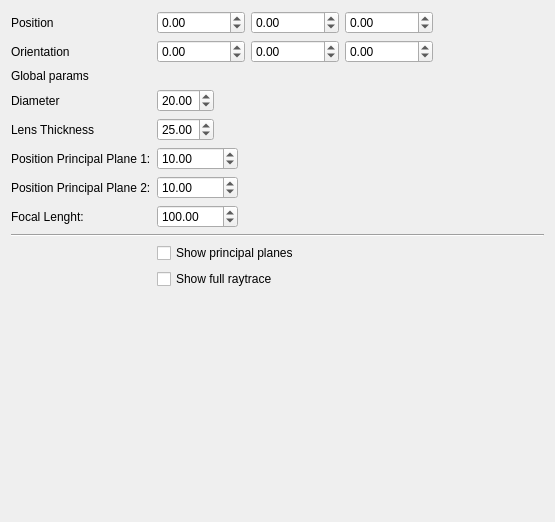
<?xml version="1.0" encoding="UTF-8"?>
<ui version="4.0">
 <class>Dialog</class>
 <widget class="QDialog" name="Dialog">
  <property name="geometry">
   <rect>
    <x>0</x>
    <y>0</y>
    <width>555</width>
    <height>522</height>
   </rect>
  </property>
  <property name="windowTitle">
   <string>Ideal Thick Lens</string>
  </property>
  <layout class="QVBoxLayout" name="verticalLayout">
   <item>
    <layout class="QFormLayout" name="formLayout">
     <property name="sizeConstraint">
      <enum>QLayout::SetMaximumSize</enum>
     </property>
     <property name="fieldGrowthPolicy">
      <enum>QFormLayout::ExpandingFieldsGrow</enum>
     </property>
     <item row="0" column="0">
      <widget class="QLabel" name="label_10">
       <property name="text">
        <string>Position</string>
       </property>
      </widget>
     </item>
     <item row="0" column="1">
      <layout class="QHBoxLayout" name="horizontalLayout_3">
       <item>
        <widget class="QDoubleSpinBox" name="Xpos">
         <property name="minimum">
          <double>-1000000.000000000000000</double>
         </property>
         <property name="maximum">
          <double>1000000.000000000000000</double>
         </property>
        </widget>
       </item>
       <item>
        <widget class="QDoubleSpinBox" name="Ypos">
         <property name="minimum">
          <double>-1000000.000000000000000</double>
         </property>
         <property name="maximum">
          <double>1000000.000000000000000</double>
         </property>
        </widget>
       </item>
       <item>
        <widget class="QDoubleSpinBox" name="Zpos">
         <property name="minimum">
          <double>-1000000.000000000000000</double>
         </property>
         <property name="maximum">
          <double>1000000.000000000000000</double>
         </property>
        </widget>
       </item>
      </layout>
     </item>
     <item row="1" column="0">
      <widget class="QLabel" name="label_7">
       <property name="text">
        <string>Orientation</string>
       </property>
      </widget>
     </item>
     <item row="1" column="1">
      <layout class="QHBoxLayout" name="horizontalLayout">
       <item>
        <widget class="QDoubleSpinBox" name="Xrot">
         <property name="minimum">
          <double>-1000000.000000000000000</double>
         </property>
         <property name="maximum">
          <double>1000000.000000000000000</double>
         </property>
        </widget>
       </item>
       <item>
        <widget class="QDoubleSpinBox" name="Yrot">
         <property name="minimum">
          <double>-1000000.000000000000000</double>
         </property>
         <property name="maximum">
          <double>1000000.000000000000000</double>
         </property>
         <property name="value">
          <double>0.000000000000000</double>
         </property>
        </widget>
       </item>
       <item>
        <widget class="QDoubleSpinBox" name="Zrot">
         <property name="minimum">
          <double>-1000000.000000000000000</double>
         </property>
         <property name="maximum">
          <double>1000000.000000000000000</double>
         </property>
        </widget>
       </item>
      </layout>
     </item>
     <item row="2" column="0">
      <widget class="QLabel" name="label_11">
       <property name="text">
        <string>Global params</string>
       </property>
      </widget>
     </item>
     <item row="3" column="0">
      <widget class="QLabel" name="label_2">
       <property name="text">
        <string>Diameter</string>
       </property>
      </widget>
     </item>
     <item row="3" column="1">
      <widget class="QDoubleSpinBox" name="D">
       <property name="value">
        <double>20.000000000000000</double>
       </property>
      </widget>
     </item>
     <item row="4" column="0">
      <widget class="QLabel" name="label_18">
       <property name="text">
        <string>Lens Thickness</string>
       </property>
      </widget>
     </item>
     <item row="4" column="1">
      <widget class="QDoubleSpinBox" name="Thk">
       <property name="value">
        <double>25.000000000000000</double>
       </property>
      </widget>
     </item>
     <item row="5" column="0">
      <widget class="QLabel" name="label">
       <property name="text">
        <string>Position Principal Plane 1:</string>
       </property>
      </widget>
     </item>
     <item row="5" column="1">
      <widget class="QDoubleSpinBox" name="PP1">
       <property name="decimals">
        <number>2</number>
       </property>
       <property name="minimum">
        <double>-10000.000000000000000</double>
       </property>
       <property name="maximum">
        <double>10000.000000000000000</double>
       </property>
       <property name="value">
        <double>10.000000000000000</double>
       </property>
      </widget>
     </item>
     <item row="6" column="0">
      <widget class="QLabel" name="label_14">
       <property name="text">
        <string>Position Principal Plane 2:</string>
       </property>
      </widget>
     </item>
     <item row="6" column="1">
      <widget class="QDoubleSpinBox" name="PP2">
       <property name="decimals">
        <number>2</number>
       </property>
       <property name="minimum">
        <double>-10000.000000000000000</double>
       </property>
       <property name="maximum">
        <double>10000.000000000000000</double>
       </property>
       <property name="value">
        <double>10.000000000000000</double>
       </property>
      </widget>
     </item>
     <item row="7" column="0">
      <widget class="QLabel" name="label_17">
       <property name="text">
        <string>Focal Lenght:</string>
       </property>
      </widget>
     </item>
     <item row="7" column="1">
      <widget class="QDoubleSpinBox" name="f">
       <property name="minimum">
        <double>-10000.000000000000000</double>
       </property>
       <property name="maximum">
        <double>10000.000000000000000</double>
       </property>
       <property name="value">
        <double>100.000000000000000</double>
       </property>
      </widget>
     </item>
     <item row="9" column="1">
      <widget class="QCheckBox" name="ShowPP">
       <property name="text">
        <string>Show principal planes</string>
       </property>
      </widget>
     </item>
     <item row="10" column="1">
      <widget class="QCheckBox" name="ShowFRT">
       <property name="text">
        <string>Show full raytrace</string>
       </property>
      </widget>
     </item>
     <item row="8" column="0" colspan="2">
      <widget class="Line" name="line">
       <property name="orientation">
        <enum>Qt::Horizontal</enum>
       </property>
      </widget>
     </item>
    </layout>
   </item>
  </layout>
 </widget>
 <resources/>
 <connections/>
</ui>
